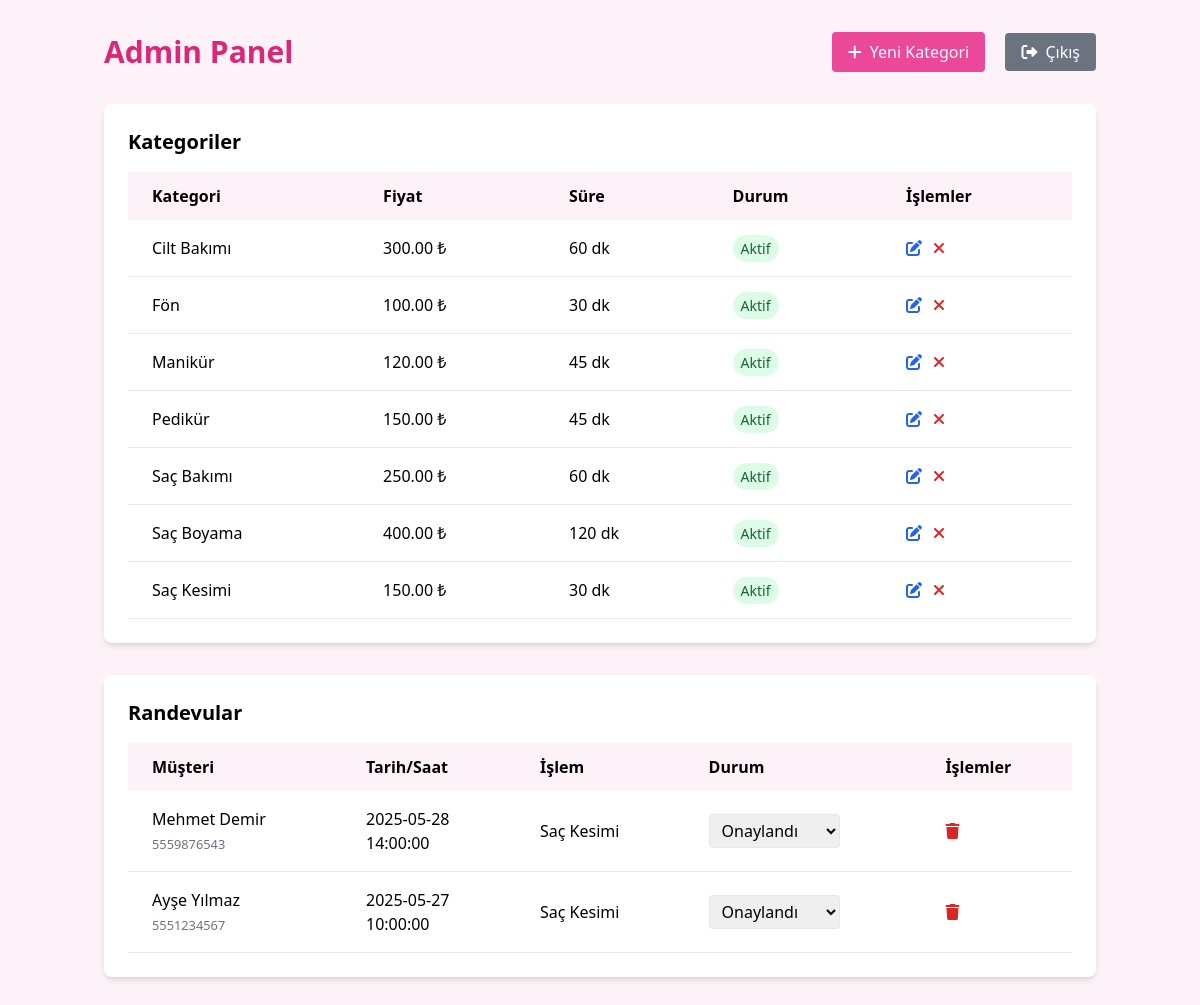
/admin_panel.php (signed in), run on an earlier commit of the app's database.
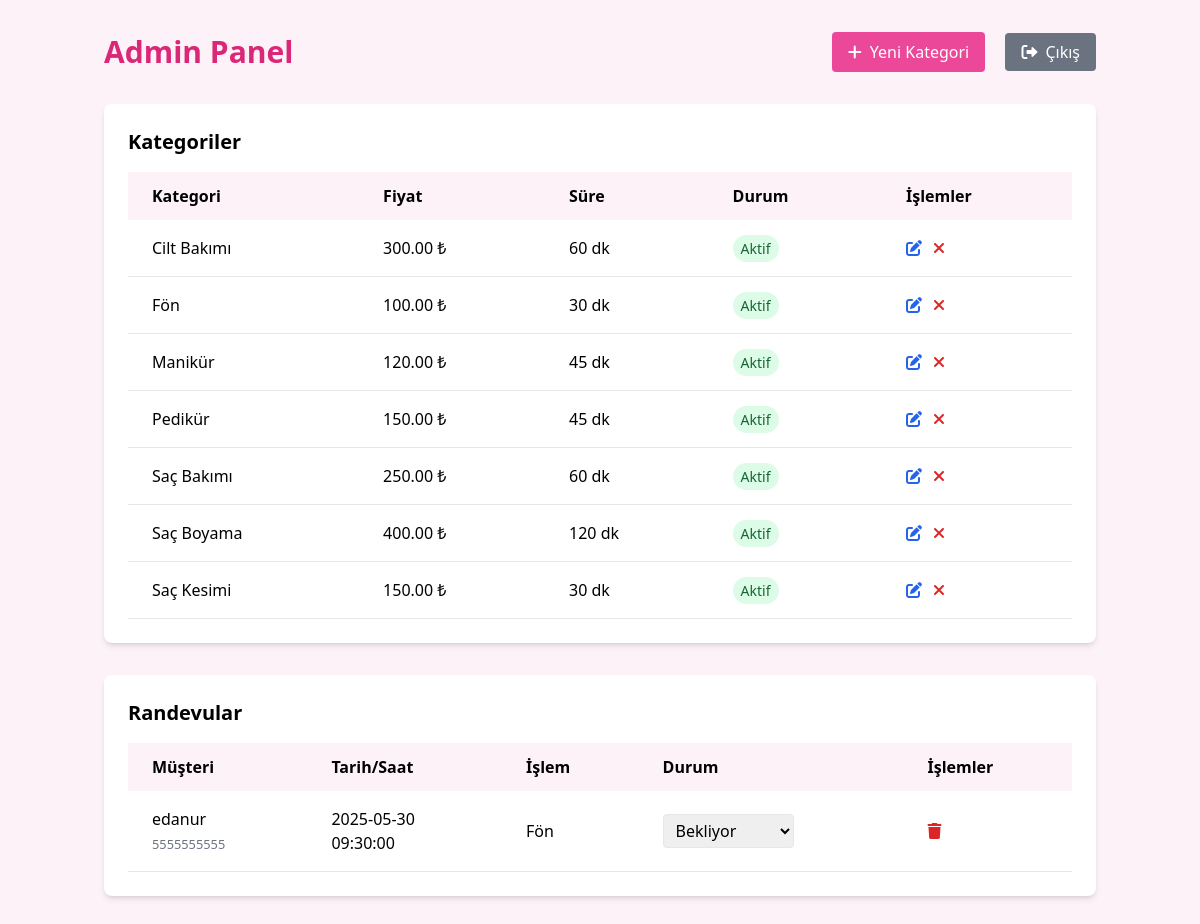
And on a later commit of the database.
### tables this page shows
CREATE TABLE IF NOT EXISTS `kategoriler` (
  `id` int NOT NULL AUTO_INCREMENT,
  `kategori_adi` varchar(100) NOT NULL,
  `fiyat` decimal(10,2) NOT NULL,
  `sure` int NOT NULL COMMENT 'Dakika cinsinden süre',
  `aktif` tinyint(1) DEFAULT '1',
  `created_at` timestamp NULL DEFAULT CURRENT_TIMESTAMP,
  PRIMARY KEY (`id`)
);

CREATE TABLE IF NOT EXISTS `randevular` (
  `id` int NOT NULL AUTO_INCREMENT,
  `adsoyad` varchar(100) NOT NULL,
  `telefon` varchar(15) NOT NULL,
  `email` varchar(100) NOT NULL,
  `cinsiyet` enum('Kadın','Erkek') NOT NULL,
  `tarih` date NOT NULL,
  `saat` time NOT NULL,
  `islem` varchar(50) NOT NULL,
  `notlar` text,
  `durum` enum('Bekliyor','Onaylandı','Tamamlandı','İptal','Gelmedi') DEFAULT 'Bekliyor',
  `created_at` timestamp NULL DEFAULT CURRENT_TIMESTAMP,
  `islem_id` varchar(255) NOT NULL,
  PRIMARY KEY (`id`)
);

### admin_panel.php (the view, shortened to what this page needs)
<?php
include 'db.php';
?>
<!DOCTYPE html>
<html lang="tr">
<head>
    <script src="https://cdn.tailwindcss.com"></script>
    <link rel="stylesheet" href="https://cdnjs.cloudflare.com/ajax/libs/font-awesome/6.0.0/css/all.min.css">
</head>
<body class="bg-pink-50">
    <div class="container mx-auto px-4 py-8">
        <div class="flex justify-between items-center mb-8">
            <h1 class="text-3xl font-bold text-pink-600">Admin Panel</h1>
            <div class="space-x-4">
                <button onclick="openKategoriModal()" class="bg-pink-500 text-white px-4 py-2 rounded hover:bg-pink-600">
                    <i class="fas fa-plus mr-2"></i>Yeni Kategori
                </button>
                <a href="admin_logout.php" class="bg-gray-500 text-white px-4 py-2 rounded hover:bg-gray-600">
                    <i class="fas fa-sign-out-alt mr-2"></i>Çıkış
                </a>
            </div>
        </div>
        <div class="bg-white rounded-lg shadow-md p-6 mb-8">
            <h2 class="text-xl font-bold mb-4">Kategoriler</h2>
            <div class="overflow-x-auto">
                <table class="min-w-full">
                    <thead class="bg-pink-50">
                        <tr>
                            <th class="px-6 py-3 text-left">Kategori</th>
                            <th class="px-6 py-3 text-left">Fiyat</th>
                            <th class="px-6 py-3 text-left">Süre</th>
                            <th class="px-6 py-3 text-left">Durum</th>
                            <th class="px-6 py-3 text-left">İşlemler</th>
                        </tr>
                    </thead>
                    <tbody>
                        <?php
                        $kategoriler = $db->query("SELECT * FROM kategoriler ORDER BY kategori_adi");
                        while($row = $kategoriler->fetch(PDO::FETCH_ASSOC)) {
                            echo '<tr class="border-b">';
                            echo '<td class="px-6 py-4">'.$row['kategori_adi'].'</td>';
                            echo '<td class="px-6 py-4">'.number_format($row['fiyat'], 2).' ₺</td>';
                            echo '<td class="px-6 py-4">'.$row['sure'].' dk</td>';
                            echo '<td class="px-6 py-4">';
                            echo $row['aktif'] ?
                                '<span class="px-2 py-1 bg-green-100 text-green-800 rounded-full text-sm">Aktif</span>' :
                                '<span class="px-2 py-1 bg-red-100 text-red-800 rounded-full text-sm">Pasif</span>';
                            echo '</td>';
                            echo '<td class="px-6 py-4">';
                            echo '<button onclick="editKategori('.$row['id'].')" class="text-blue-600 hover:text-blue-900 mr-3"><i class="fas fa-edit"></i></button>';
                            echo '<button onclick="toggleKategori('.$row['id'].', '.$row['aktif'].')" class="text-'.($row['aktif'] ? 'red' : 'green').'-600"><i class="fas fa-'.($row['aktif'] ? 'times' : 'check').'"></i></button>';
                            echo '</td>';
                            echo '</tr>';
                        }
                        ?>
                    </tbody>
                </table>
            </div>
        </div>
        <div class="bg-white rounded-lg shadow-md p-6">
            <h2 class="text-xl font-bold mb-4">Randevular</h2>
            <div class="overflow-x-auto">
                <table class="min-w-full">
                    <thead class="bg-pink-50">
                        <tr>
                            <th class="px-6 py-3 text-left">Müşteri</th>
                            <th class="px-6 py-3 text-left">Tarih/Saat</th>
                            <th class="px-6 py-3 text-left">İşlem</th>
                            <th class="px-6 py-3 text-left">Durum</th>
                            <th class="px-6 py-3 text-left">İşlemler</th>
                        </tr>
                    </thead>
                    <tbody>
                        <?php
                        $randevular = $db->query("SELECT * FROM randevular ORDER BY tarih DESC, saat DESC");
                        while($row = $randevular->fetch(PDO::FETCH_ASSOC)) {
                            echo '<tr class="border-b">';
                            echo '<td class="px-6 py-4">'.$row['adsoyad'].'<br><small class="text-gray-500">'.$row['telefon'].'</small></td>';
                            echo '<td class="px-6 py-4">'.$row['tarih'].'<br>'.$row['saat'].'</td>';
                            echo '<td class="px-6 py-4">'.$row['islem'].'</td>';
                            echo '<td class="px-6 py-4">';
                            echo '<select onchange="updateDurum('.$row['id'].', this.value)" class="border rounded px-2 py-1">';
                            $durumlar = ['Bekliyor', 'Onaylandı', 'Tamamlandı', 'İptal', 'Gelmedi'];
                            foreach($durumlar as $durum) {
                                $selected = ($row['durum'] == $durum) ? ' selected' : '';
                                echo '<option value="'.$durum.'"'.$selected.'>'.$durum.'</option>';
                            }
                            echo '</select>';
                            echo '</td>';
                            echo '<td class="px-6 py-4">';
                            echo '<button onclick="deleteRandevu('.$row['id'].')" class="text-red-600 hover:text-red-900"><i class="fas fa-trash"></i></button>';
                            echo '</td>';
                            echo '</tr>';
                        }
                        ?>
                    </tbody>
                </table>
            </div>
        </div>
    </div>
</body>
</html>

What changed in the data, as far as the page shows it:
removed randevular: adsoyad "Mehmet Demir", telefon "5559876543", tarih "2025-05-28", saat "14:00:00", islem "Saç Kesimi", id "Onaylandı"
removed randevular: adsoyad "Ayşe Yılmaz", telefon "5551234567", tarih "2025-05-27", saat "10:00:00", islem "Saç Kesimi", id "Onaylandı"
added randevular: adsoyad "edanur", telefon "5555555555", tarih "2025-05-30", saat "09:30:00", islem "Fön", id "Bekliyor"
